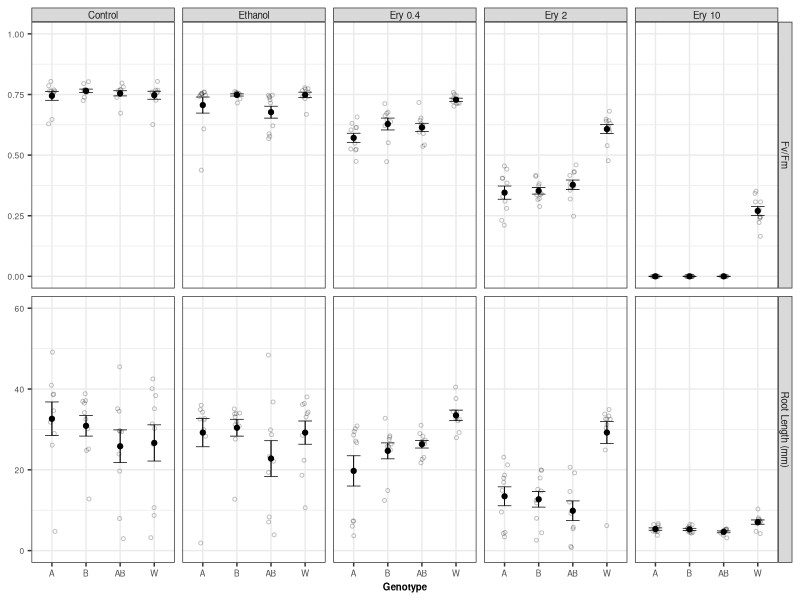
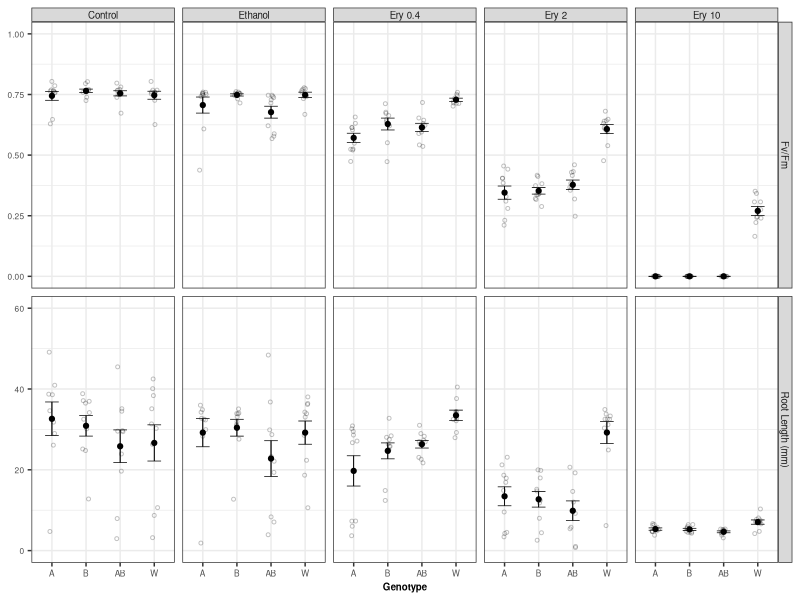

Source code (R) for these figures, in order:
library(tidyverse)
library(patchwork)

Feb2023_ERY <- read.csv("ErySeries.csv")

#This code replaces the placeholders values for drug concentration with their actual values
Feb2023_ERY$DC = factor(Feb2023_ERY$DC, labels = c("Control", "Ethanol", "Ery 0.4", "Ery 2", "Ery 10"))
#This code replaces the BA value for genotype with AB
Feb2023_ERY$Genotype = factor(Feb2023_ERY$Genotype, labels = c("A", "B", "AB", "W"))


mean.FvFm.data <- Feb2023_ERY %>% 
  filter(!is.na(FvFm)) %>% 
  group_by(Genotype, DC) %>% 
  summarise(FvFm = mean(FvFm))

mean.Root.data <- Feb2023_ERY %>% 
  filter(!is.na(Root)) %>% 
  group_by(Genotype, DC) %>% 
  summarise(Root = mean(Root))



FvFm.plot <- ggplot(Feb2023_ERY, aes(x=Genotype, y=FvFm, group=DC)) +
  geom_point(cex=1.5,pch=1.0,position=position_jitter(w=0.1,h=0), alpha=0.5) +
  stat_summary(fun.data = 'mean_se', geom = 'errorbar', width=0.1) +
  stat_summary(fun.data = 'mean_se', geom = 'pointrange') +
#  geom_point(data=mean.FvFm.data, aes(x=Genotype, y=FvFm)) +
  facet_grid(~DC) +
  coord_cartesian(ylim = c(0, 0.9)) +
  ylab("Fv/Fm")

Root.plot <- ggplot(Feb2023_ERY, aes(x=Genotype, y=Root, group=DC)) +
  geom_point(cex=1.5,pch=1.0,position=position_jitter(w=0.1,h=0), alpha=0.5) +
  stat_summary(fun.data = 'mean_se', geom = 'errorbar', width=0.1) +
  stat_summary(fun.data = 'mean_se', geom = 'pointrange') +
#  geom_point(data=mean.Root.data, aes(x=Genotype, y=Root)) +
  facet_grid(~DC) +
  ylab("Root Length (mm)")

#Ths uses the patchwork library to combine the two saved plots in vertical orientation (Fv/Fm on top of root)
combined.plot <- FvFm.plot / Root.plot


#This code reformats the table in a way that will allow for making FvFm and root plots with a single ggplot call
Feb2023_ERY.long <- Feb2023_ERY %>%
  pivot_longer(
    cols = c(FvFm, Root),
    names_to = "Phenotype",
    values_to = "PhenotypeValue"
  )

#Rename Root to Root Length (mm) and FvFm to Fv/Fm
Feb2023_ERY.long$Phenotype = factor(Feb2023_ERY.long$Phenotype, labels = c("Fv/Fm", "Root Length (mm)"))

mean.phenotype.data <- Feb2023_ERY.long %>% 
  filter(!is.na(PhenotypeValue)) %>% 
  group_by(Genotype, DC, Phenotype) %>% 
  summarise(PhenotypeValue = mean(PhenotypeValue))


#This is a hack to allow for both manually specifying the y axis limits and have them different for the different rows in the grid (ggplot lets you do one of those but not both)
#it is implemented with teh geom_blank lines in the ggplot call below
Feb2023_ERY.long <- Feb2023_ERY.long %>%
  mutate(ymin = case_when(
    Phenotype == "Fv/Fm" ~ 0,
    Phenotype == "Root Length (mm)" ~ 0,
    TRUE ~ NA_real_
  ),
  ymax = case_when(
    Phenotype == "Fv/Fm" ~ 1,
    Phenotype == "Root Length (mm)" ~ 60,
    TRUE ~ NA_real_
  ))


combined.plot.grid <- ggplot(Feb2023_ERY.long, aes(x=Genotype, y=PhenotypeValue)) +
  geom_point(cex=1,pch=1,position=position_jitter(w=0.1,h=0), alpha=0.25) +
  stat_summary(fun.data = 'mean_se', geom = 'errorbar', width=0.4, linewidth=0.25) +
  stat_summary(fun.data = 'mean_se', geom = 'pointrange', size=0.2, linewidth=0.25) +
#  geom_point(data=mean.phenotype.data, aes(x=Genotype, y=PhenotypeValue)) +
  facet_grid(Phenotype~DC, scales="free_y") +
  geom_blank(aes(y = ymin)) +  #part of the hack to manually scale y axis      
  geom_blank(aes(y = ymax)) +  #part of the hack to manually scale y axis   
  labs(y = NULL) +
  theme_bw() +
  theme(
    axis.text = element_text(size=6),
    axis.title = element_text(size=7, face="bold"),
    strip.text = element_text(size=7, margin = margin(t = 1.5, r = 1.5, b = 1.5, l = 1.5))
  )

combined.plot.grid

ggsave("ErySeries.pdf", width=4, height=2.5)
